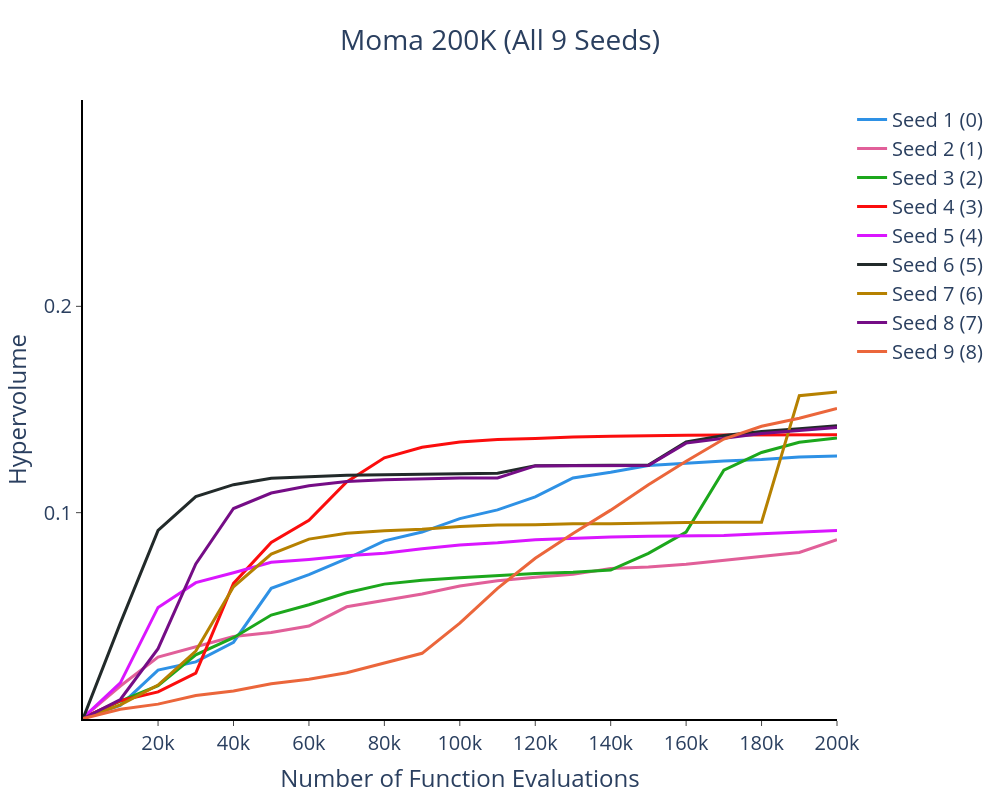

The notebook cell this image was saved under:
### Markdown cell above
## 1c. Testing the hypervolume

### Code cell
# ── Section 1c: Hypervolume Calculation & Plot ────────────────────────────────
from solvers.convergence.hypervolume import calculate_hypervolume_from_archives
from justice.util.visualizer import plot_hypervolume
import multiprocessing
import os

# ── CONFIG ────────────────────────────────────────────────────────────────────
base_name  = "MOMA_200000_ref2"
hv_dir     = f"{joint_path}/hypervolumes"
plots_dir  = f"{base_path}/plots"
os.makedirs(hv_dir,    exist_ok=True)
os.makedirs(plots_dir, exist_ok=True)

# Islands 0–4 use the reference set from mm_intermediate_5.zip
# Islands 5–8 use the reference set from mm_intermediate_4.zip
island_ref_map = {
    0: {"ref_path": joint_path, "ref_file": "MOMA_reference_set_5_islands.csv"},
    1: {"ref_path": joint_path, "ref_file": "MOMA_reference_set_5_islands.csv"},
    2: {"ref_path": joint_path, "ref_file": "MOMA_reference_set_5_islands.csv"},
    3: {"ref_path": joint_path, "ref_file": "MOMA_reference_set_5_islands.csv"},
    4: {"ref_path": joint_path, "ref_file": "MOMA_reference_set_5_islands.csv"},
    5: {"ref_path": joint_path, "ref_file": "MOMA_reference_set_4_islands.csv"},
    6: {"ref_path": joint_path, "ref_file": "MOMA_reference_set_4_islands.csv"},
    7: {"ref_path": joint_path, "ref_file": "MOMA_reference_set_4_islands.csv"},
    8: {"ref_path": joint_path, "ref_file": "MOMA_reference_set_4_islands.csv"},
}

# ── STEP 1: Save per-run reference sets ──────────────────────────────────────
print("[1/3] Saving per-run reference sets...")
df_5.to_csv(f"{joint_path}/MOMA_reference_set_5_islands.csv", index=False)
df_4.to_csv(f"{joint_path}/MOMA_reference_set_4_islands.csv", index=False)
print(f"      5-island ref set : {len(df_5)} rows")
print(f"      4-island ref set : {len(df_4)} rows")

# ── STEP 2: Compute Hypervolume per island ────────────────────────────────────
print(f"\n[2/3] Computing hypervolumes for all 9 islands...")
hv_files = {}

with multiprocessing.Pool() as pool:
    for island_idx, ref_info in island_ref_map.items():
        filename = f"{base_name}_{island_idx}.tar.gz"
        print(f"      Island {island_idx}: {filename}  →  ref: {ref_info['ref_file']}")

        calculate_hypervolume_from_archives(
            list_of_objectives=list_of_objectives,
            direction_of_optimization=["max", "max", "max", "max", "max", "min"],
            input_data_path=joint_path,
            file_name=filename,
            output_data_path=hv_dir,
            saving=True,
            global_reference_set=True,
            global_reference_set_path=ref_info["ref_path"],
            global_reference_set_file=ref_info["ref_file"],
            pool=pool,
        )
        hv_files[island_idx] = f"hypervolumes/{base_name}_{island_idx}_hv.csv"

print(f"      Hypervolume files saved to: {hv_dir}")

# ── STEP 3: Plot Hypervolume ──────────────────────────────────────────────────
print("\n[3/3] Plotting hypervolume convergence...")

input_data_path_list = {
    "MOMA 200k (all 9 seeds)": [hv_files[i] for i in range(9)],
}

fig = plot_hypervolume(
    path_to_data=joint_path,
    path_to_output=plots_dir,
    input_data=input_data_path_list,
    yaxis_upper_limit=0.3,
    width=1000,
    height=800,
    fontsize=20,
    saving=True,
)

fig.show()
print(f"      Plot saved to: {plots_dir}")

### Figure 1 — Plotly figure (JSON) as saved in the notebook; plotly's stock layout.template omitted (floating-point values rounded to 4 significant figures)
{"data": [{"fill": "none", "line": {"color": "#2E91E5", "width": 3}, "mode": "lines", "name": "Seed 1 (0)", "type": "scatter", "x": [100, 10000, 20000, 30000, 40000, 50000, 60000, 70000, 80000, 90000, 100000, 110000, 120000, 130000, 140000, 150000, 160000, 170000, 180000, 190000, 200000], "y": [0.0005163, 0.006561, 0.02368, 0.02767, 0.03721, 0.06332, 0.07, 0.07767, 0.08632, 0.09061, 0.09711, 0.1013, 0.1076, 0.1168, 0.1196, 0.1228, 0.1239, 0.1251, 0.1258, 0.127, 0.1275]}, {"fill": "none", "line": {"color": "#E15F99", "width": 3}, "mode": "lines", "name": "Seed 2 (1)", "type": "scatter", "x": [100, 10000, 20000, 30000, 40000, 50000, 60000, 70000, 80000, 90000, 100000, 110000, 120000, 130000, 140000, 150000, 160000, 170000, 180000, 190000, 200000], "y": [0.0007154, 0.01599, 0.03005, 0.03504, 0.04002, 0.04188, 0.04505, 0.05438, 0.05766, 0.06057, 0.06447, 0.06698, 0.06871, 0.0701, 0.0729, 0.07361, 0.07503, 0.07698, 0.0787, 0.08073, 0.08693]}, {"fill": "none", "line": {"color": "#1CA71C", "width": 3}, "mode": "lines", "name": "Seed 3 (2)", "type": "scatter", "x": [100, 10000, 20000, 30000, 40000, 50000, 60000, 70000, 80000, 90000, 100000, 110000, 120000, 130000, 140000, 150000, 160000, 170000, 180000, 190000, 200000], "y": [0.0005163, 0.00864, 0.01617, 0.03109, 0.03941, 0.05038, 0.05538, 0.06118, 0.06537, 0.06722, 0.0684, 0.06954, 0.07056, 0.07113, 0.07221, 0.08029, 0.09058, 0.1206, 0.1292, 0.1341, 0.1362]}, {"fill": "none", "line": {"color": "#FB0D0D", "width": 3}, "mode": "lines", "name": "Seed 4 (3)", "type": "scatter", "x": [100, 10000, 20000, 30000, 40000, 50000, 60000, 70000, 80000, 90000, 100000, 110000, 120000, 130000, 140000, 150000, 160000, 170000, 180000, 190000, 200000], "y": [0.0005163, 0.008885, 0.01311, 0.02224, 0.06573, 0.08556, 0.09624, 0.1148, 0.1266, 0.1317, 0.1343, 0.1355, 0.136, 0.1367, 0.137, 0.1374, 0.1375, 0.1376, 0.1377, 0.1379, 0.1377]}, {"fill": "none", "line": {"color": "#DA16FF", "width": 3}, "mode": "lines", "name": "Seed 5 (4)", "type": "scatter", "x": [100, 10000, 20000, 30000, 40000, 50000, 60000, 70000, 80000, 90000, 100000, 110000, 120000, 130000, 140000, 150000, 160000, 170000, 180000, 190000, 200000], "y": [0.0005163, 0.01749, 0.05408, 0.06608, 0.07088, 0.07596, 0.07736, 0.07908, 0.08036, 0.08256, 0.08434, 0.08537, 0.08681, 0.08753, 0.08818, 0.08852, 0.08884, 0.08889, 0.08982, 0.09043, 0.09139]}, {"fill": "none", "line": {"color": "#222A2A", "width": 3}, "mode": "lines", "name": "Seed 6 (5)", "type": "scatter", "x": [100, 10000, 20000, 30000, 40000, 50000, 60000, 70000, 80000, 90000, 100000, 110000, 120000, 130000, 140000, 150000, 160000, 170000, 180000, 190000, 200000], "y": [0.0001766, 0.04646, 0.09142, 0.1078, 0.1136, 0.1167, 0.1174, 0.1182, 0.1184, 0.1187, 0.119, 0.1191, 0.1227, 0.123, 0.123, 0.123, 0.1343, 0.1375, 0.1394, 0.1406, 0.1421]}, {"fill": "none", "line": {"color": "#B68100", "width": 3}, "mode": "lines", "name": "Seed 7 (6)", "type": "scatter", "x": [100, 10000, 20000, 30000, 40000, 50000, 60000, 70000, 80000, 90000, 100000, 110000, 120000, 130000, 140000, 150000, 160000, 170000, 180000, 190000, 200000], "y": [0.0001766, 0.006857, 0.01643, 0.03295, 0.06409, 0.07992, 0.08718, 0.08999, 0.09119, 0.09196, 0.09332, 0.09399, 0.09415, 0.09458, 0.09462, 0.09509, 0.09523, 0.09532, 0.09536, 0.1567, 0.1584]}, {"fill": "none", "line": {"color": "#750D86", "width": 3}, "mode": "lines", "name": "Seed 8 (7)", "type": "scatter", "x": [100, 10000, 20000, 30000, 40000, 50000, 60000, 70000, 80000, 90000, 100000, 110000, 120000, 130000, 140000, 150000, 160000, 170000, 180000, 190000, 200000], "y": [0.0001766, 0.009457, 0.03411, 0.07512, 0.102, 0.1095, 0.113, 0.1151, 0.116, 0.1164, 0.1168, 0.1168, 0.1227, 0.1227, 0.1228, 0.1228, 0.1337, 0.1359, 0.1384, 0.1399, 0.1413]}, {"fill": "none", "line": {"color": "#EB663B", "width": 3}, "mode": "lines", "name": "Seed 9 (8)", "type": "scatter", "x": [100, 10000, 20000, 30000, 40000, 50000, 60000, 70000, 80000, 90000, 100000, 110000, 120000, 130000, 140000, 150000, 160000, 170000, 180000, 190000, 200000], "y": [0.0001766, 0.004755, 0.0072, 0.01142, 0.01353, 0.0171, 0.01927, 0.02238, 0.02711, 0.03183, 0.04643, 0.0633, 0.07792, 0.08991, 0.1012, 0.1135, 0.1249, 0.1357, 0.1419, 0.1458, 0.1505]}], "layout": {"font": {"size": 20}, "height": 800, "title": {"text": "Moma 200K (All 9 Seeds)", "x": 0.5}, "width": 1000, "xaxis": {"linecolor": "black", "linewidth": 2, "showgrid": false, "showline": true, "tickfont": {"size": 20}, "ticks": "outside", "title": {"text": "Number of Function Evaluations"}}, "yaxis": {"linecolor": "black", "linewidth": 2, "range": [0, 0.3], "showgrid": false, "showline": true, "tickfont": {"size": 20}, "ticks": "outside", "tickvals": [0.1, 0.2], "title": {"text": "Hypervolume"}}}}
